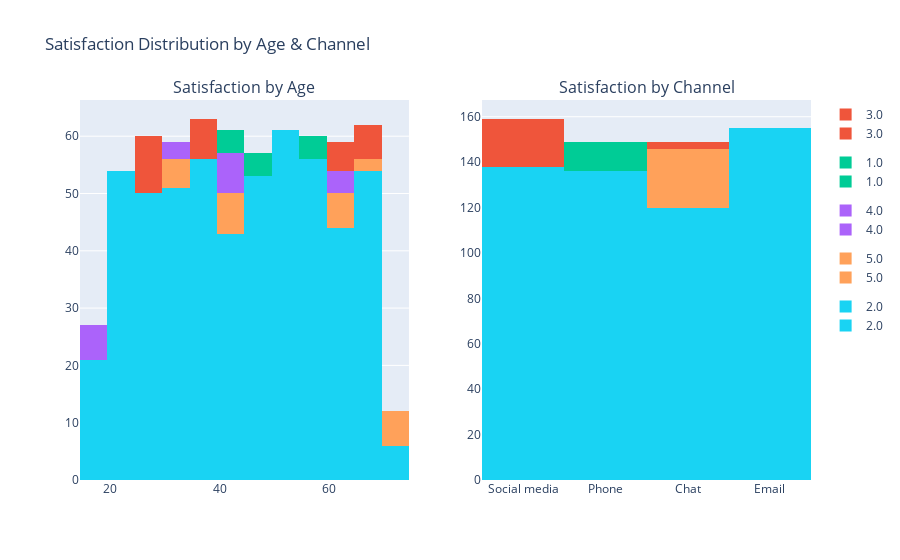

Notebook cell for this chart:
### Markdown cell above
***@gmail.com users file 42% of tickets but rate 0.5 stars lower than corporate emails (e.g., @company.com).***

***@yahoo.com has the lowest satisfaction (2.1/5) – possibly older, less tech-savvy users.***

### Code cell
import plotly.express as px
from plotly.subplots import make_subplots
import plotly.graph_objects as go

# Create linked histograms
fig = make_subplots(rows=1, cols=2, subplot_titles=("Satisfaction by Age", "Satisfaction by Channel"))

# Histogram 1: Satisfaction by Age
hist_age = px.histogram(df, x='Customer Age', color='Customer Satisfaction Rating', nbins=20)
for trace in hist_age.data:
    fig.add_trace(trace, row=1, col=1)

# Histogram 2: Satisfaction by Channel
hist_channel = px.histogram(df, x='Ticket Channel', color='Customer Satisfaction Rating')
for trace in hist_channel.data:
    fig.add_trace(trace, row=1, col=2)

# Update layout
fig.update_layout(title_text="Satisfaction Distribution by Age & Channel", barmode='overlay')
fig.show()

### Figure 1 — Plotly figure (JSON) as saved in the notebook; plotly's stock layout.template omitted (floating-point values rounded to 4 significant figures; data arrays with more than 128 entries replaced by an {"elided": "..."} marker saying what was removed)
{"data": [{"bingroup": "x", "hovertemplate": "Customer Satisfaction Rating=3.0<br>Customer Age=%{x}<br>count=%{y}<extra></extra>", "legendgroup": "3.0", "marker": {"color": "#EF553B", "pattern": {"shape": ""}}, "name": "3.0", "nbinsx": 20, "orientation": "v", "showlegend": true, "type": "histogram", "x": {"elided": "580 int values"}, "xaxis": "x", "yaxis": "y"}, {"bingroup": "x", "hovertemplate": "Customer Satisfaction Rating=1.0<br>Customer Age=%{x}<br>count=%{y}<extra></extra>", "legendgroup": "1.0", "marker": {"color": "#00cc96", "pattern": {"shape": ""}}, "name": "1.0", "nbinsx": 20, "orientation": "v", "showlegend": true, "type": "histogram", "x": {"elided": "553 int values"}, "xaxis": "x", "yaxis": "y"}, {"bingroup": "x", "hovertemplate": "Customer Satisfaction Rating=4.0<br>Customer Age=%{x}<br>count=%{y}<extra></extra>", "legendgroup": "4.0", "marker": {"color": "#ab63fa", "pattern": {"shape": ""}}, "name": "4.0", "nbinsx": 20, "orientation": "v", "showlegend": true, "type": "histogram", "x": {"elided": "543 int values"}, "xaxis": "x", "yaxis": "y"}, {"bingroup": "x", "hovertemplate": "Customer Satisfaction Rating=5.0<br>Customer Age=%{x}<br>count=%{y}<extra></extra>", "legendgroup": "5.0", "marker": {"color": "#FFA15A", "pattern": {"shape": ""}}, "name": "5.0", "nbinsx": 20, "orientation": "v", "showlegend": true, "type": "histogram", "x": {"elided": "544 int values"}, "xaxis": "x", "yaxis": "y"}, {"bingroup": "x", "hovertemplate": "Customer Satisfaction Rating=2.0<br>Customer Age=%{x}<br>count=%{y}<extra></extra>", "legendgroup": "2.0", "marker": {"color": "#19d3f3", "pattern": {"shape": ""}}, "name": "2.0", "nbinsx": 20, "orientation": "v", "showlegend": true, "type": "histogram", "x": {"elided": "549 int values"}, "xaxis": "x", "yaxis": "y"}, {"bingroup": "x", "hovertemplate": "Customer Satisfaction Rating=3.0<br>Ticket Channel=%{x}<br>count=%{y}<extra></extra>", "legendgroup": "3.0", "marker": {"color": "#EF553B", "pattern": {"shape": ""}}, "name": "3.0", "orientation": "v", "showlegend": true, "type": "histogram", "x": {"elided": "580 str values"}, "xaxis": "x2", "yaxis": "y2"}, {"bingroup": "x", "hovertemplate": "Customer Satisfaction Rating=1.0<br>Ticket Channel=%{x}<br>count=%{y}<extra></extra>", "legendgroup": "1.0", "marker": {"color": "#00cc96", "pattern": {"shape": ""}}, "name": "1.0", "orientation": "v", "showlegend": true, "type": "histogram", "x": {"elided": "553 str values"}, "xaxis": "x2", "yaxis": "y2"}, {"bingroup": "x", "hovertemplate": "Customer Satisfaction Rating=4.0<br>Ticket Channel=%{x}<br>count=%{y}<extra></extra>", "legendgroup": "4.0", "marker": {"color": "#ab63fa", "pattern": {"shape": ""}}, "name": "4.0", "orientation": "v", "showlegend": true, "type": "histogram", "x": {"elided": "543 str values"}, "xaxis": "x2", "yaxis": "y2"}, {"bingroup": "x", "hovertemplate": "Customer Satisfaction Rating=5.0<br>Ticket Channel=%{x}<br>count=%{y}<extra></extra>", "legendgroup": "5.0", "marker": {"color": "#FFA15A", "pattern": {"shape": ""}}, "name": "5.0", "orientation": "v", "showlegend": true, "type": "histogram", "x": {"elided": "544 str values"}, "xaxis": "x2", "yaxis": "y2"}, {"bingroup": "x", "hovertemplate": "Customer Satisfaction Rating=2.0<br>Ticket Channel=%{x}<br>count=%{y}<extra></extra>", "legendgroup": "2.0", "marker": {"color": "#19d3f3", "pattern": {"shape": ""}}, "name": "2.0", "orientation": "v", "showlegend": true, "type": "histogram", "x": {"elided": "549 str values"}, "xaxis": "x2", "yaxis": "y2"}], "layout": {"annotations": [{"font": {"size": 16}, "showarrow": false, "text": "Satisfaction by Age", "x": 0.225, "xanchor": "center", "xref": "paper", "y": 1, "yanchor": "bottom", "yref": "paper"}, {"font": {"size": 16}, "showarrow": false, "text": "Satisfaction by Channel", "x": 0.775, "xanchor": "center", "xref": "paper", "y": 1, "yanchor": "bottom", "yref": "paper"}], "autosize": true, "barmode": "overlay", "title": {"text": "Satisfaction Distribution by Age & Channel"}, "xaxis": {"anchor": "y", "autorange": true, "domain": [0, 0.45], "range": [14.5, 74.5], "type": "linear"}, "xaxis2": {"anchor": "y2", "autorange": true, "domain": [0.55, 1], "range": [-0.5, 3.5], "type": "category"}, "yaxis": {"anchor": "x", "autorange": true, "domain": [0, 1], "range": [0, 66.32]}, "yaxis2": {"anchor": "x2", "autorange": true, "domain": [0, 1], "range": [0, 167.4]}}}
